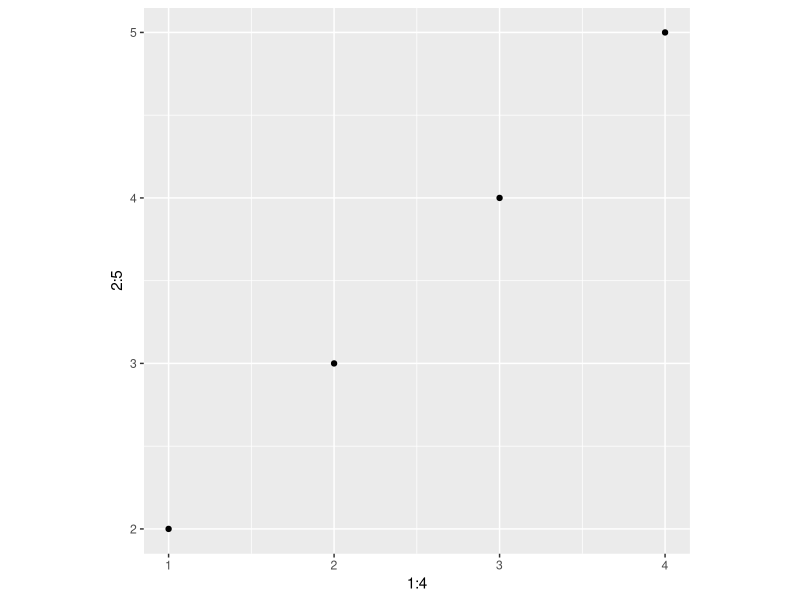

Write R code to recreate this figure.
## ---- chunk 1
library(tidyverse) 
library(knitr) 
opts_chunk$set(
  tidy = FALSE,
  cache = FALSE,
  echo = TRUE,
  warning = FALSE,
  message = FALSE,
  dpi = 300,
  fig.align = "center",
  fig.width = 3,
  fig.height = 3
  )
## ---- chunk 2
5 + 3
## ---- chunk 3
# everything after # (pound sign) is ignored
# useful for comments
2 * 5 # product of 2 and 5
## ---- chunk 4
3^2
## ---- chunk 5
3**2
## ---- chunk 6
Num1 <- 5; Num2 <- 3 # semicolon (;) can be used to separate lines
sum_num <- Num1 + Num2
prod.num <- Num1 * Num2
print(sum_num) 
print(prod.num)
## ---- chunk 7
first_name <- "John" # use quotation marks for character strings
last_name <- 'Smith' # single quotation also works
print(first_name)
print(last_name)
## ---- chunk 8
a <- 1; b <- 3
s <- sum(a, b) # sum() is a function that computes the sum
print(s)
## ---- chunk 9
first_name <- "John" 
last_name <- "Smith"
# paste() puts together multiple character strings
full_name <- paste(first_name, last_name) 
print(full_name)
## ---- chunk 10
vec1 <- c(2,3,5,7,1,4)
print(vec1)
## ---- chunk 11
vec2 <- c("Drexel", "Univ", "School", "of", "Medicine")
print(vec2)
## ---- chunk 12
length(vec1)
## ---- chunk 13
sum(vec1)
## ---- chunk 14
DUSoM <- paste(vec2, collapse = " ")
print(DUSoM)
## ---- chunk 15
DUSoM2 <- paste(vec2, collapse = "_")
print(DUSoM2)
## ---- chunk 16
a <- vec1[3]
print(a)
## ---- chunk 17
dm <- vec2[c(1, 5)]
print(dm)
## ---- chunk 18
w1 <- c(1, 2, 3, 4, 5, 6, 7, 8, 9, 10)
sum(w1)
## ---- chunk 19
# colon (:) can be used to generate a vector consisting of 
# consecutive numbers
w2 <- 1:10
print(w2)
sum(w2)
## ---- chunk 20
# one can use a function seq()
# type ?seq to get help
w3 <- seq(2, 20, by = 2)
sum(w3)
## ---- chunk 21
w4 <- 2*w1 # product of a single numner and a vector
print(w4)
sum(w4)
## ---- chunk 22
g <- ggplot() + 
  geom_point(aes(x = 1:4, y = 2:5)) +
  theme(aspect.ratio = 1)
print(g)
